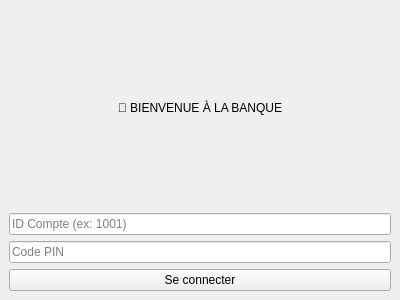
<?xml version="1.0" encoding="UTF-8"?>
<ui version="4.0">
 <class>MainWindow</class>
 <widget class="QMainWindow" name="MainWindow">
  <property name="geometry">
   <rect><x>0</x><y>0</y><width>400</width><height>300</height></rect>
  </property>
  <property name="windowTitle">
   <string>My Bank App - Connexion</string>
  </property>
  <widget class="QWidget" name="centralwidget">
   <layout class="QVBoxLayout" name="verticalLayout">
    <item>
     <widget class="QLabel" name="labelTitle">
      <property name="text">
       <string>🏦 BIENVENUE À LA BANQUE</string>
      </property>
      <property name="alignment">
       <set>Qt::AlignCenter</set>
      </property>
     </widget>
    </item>
    <item>
     <widget class="QLineEdit" name="idInput">
      <property name="placeholderText">
       <string>ID Compte (ex: 1001)</string>
      </property>
     </widget>
    </item>
    <item>
     <widget class="QLineEdit" name="pinInput">
      <property name="echoMode">
       <enum>QLineEdit::Password</enum>
      </property>
      <property name="placeholderText">
       <string>Code PIN</string>
      </property>
     </widget>
    </item>
    <item>
     <widget class="QPushButton" name="loginButton">
      <property name="text">
       <string>Se connecter</string>
      </property>
     </widget>
    </item>
   </layout>
  </widget>
 </widget>
 <resources/>
 <connections/>
</ui>
